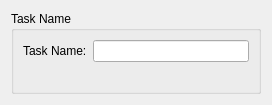
<?xml version="1.0" encoding="UTF-8"?>
<ui version="4.0">
 <class>TaskNameEditor</class>
 <widget class="QWidget" name="TaskNameEditor">
  <property name="geometry">
   <rect>
    <x>0</x>
    <y>0</y>
    <width>272</width>
    <height>92</height>
   </rect>
  </property>
  <property name="windowTitle">
   <string>Form</string>
  </property>
  <layout class="QVBoxLayout" name="verticalLayout">
   <item>
    <widget class="QGroupBox" name="groupBox">
     <property name="title">
      <string>Task Name</string>
     </property>
     <layout class="QHBoxLayout" name="horizontalLayout">
      <item>
       <layout class="QFormLayout" name="formLayout">
        <item row="0" column="0">
         <widget class="QLabel" name="label">
          <property name="text">
           <string>Task Name:</string>
          </property>
         </widget>
        </item>
        <item row="1" column="0">
         <widget class="QLabel" name="emptorRulerofEmptonia">
          <property name="text">
           <string/>
          </property>
         </widget>
        </item>
        <item row="0" column="1">
         <widget class="QLineEdit" name="taskNameEdit"/>
        </item>
       </layout>
      </item>
     </layout>
    </widget>
   </item>
  </layout>
 </widget>
 <resources/>
 <connections/>
</ui>
